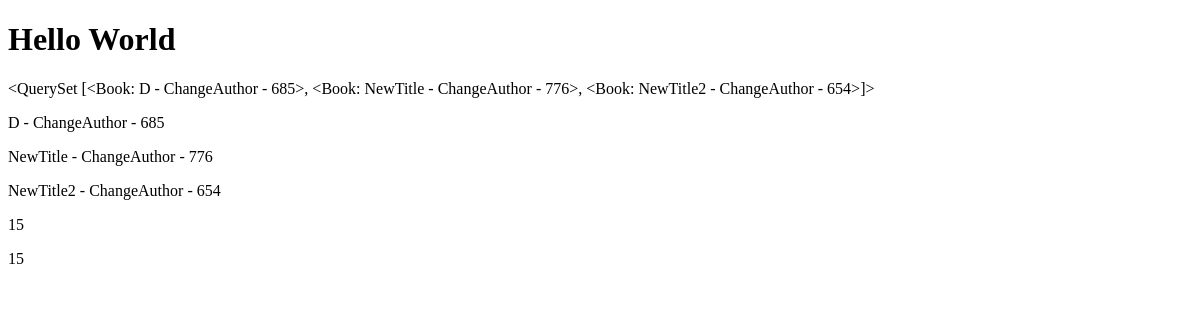
Before: / with the older database file.
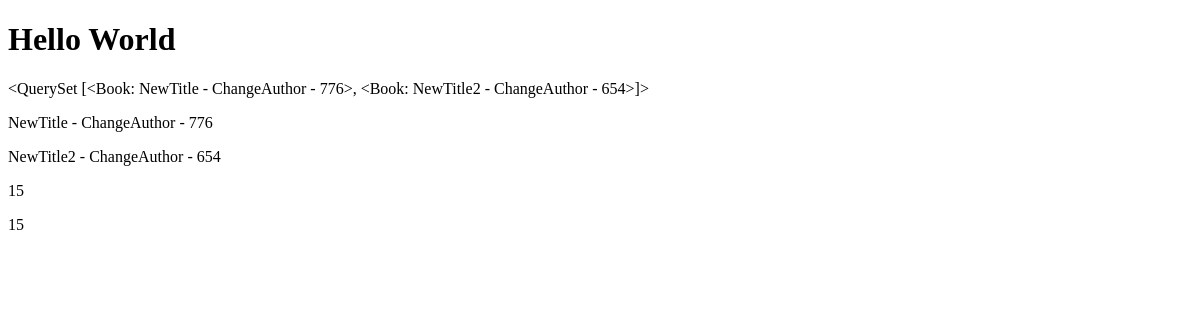
After: the same page with the newer database file.
### app/models.py (models this page shows)
class Book(models.Model):
    title = models.CharField(max_length=255)
    author = models.CharField(max_length=255)
    pages = models.PositiveIntegerField()
    def __str__(self):
        return f'{self.title} - {self.author} - {self.pages}'

### app/views.py (the view)
# urls.py: path('', start_project),
def start_project(request):
    book = Book.objects.all()
    context = {'book_list' : book, 'var1' : 15}
    return render(request, 'index.html', context=context)

### templates/index.html (shortened to what this page needs)
<!DOCTYPE html>
<html lang="en">
<head>
</head>
<body>
    <h1>Hello World</h1>
    <p>{{ book_list }}</p>
    {% for book in book_list %}
        <p>{{book}}</p>
    {% endfor %}
    <p>{{ var1 }}</p>
    {% if var1 > 10 %}
        <p>{{ var1 }}</p>
    {% else %}
        <p>Некорректное значение</p>
    {% endif %}
</body>
</html>

Changed rows visible on the page:
removed Book: title+author+pages "<QuerySet [<Book: D - ChangeAuthor - 685>, <Book: NewTitle - ChangeAuthor - 776>, <Book: NewTitle2 - ChangeAuthor - 654>]>", title+author+pages "D - ChangeAuthor - 685"
Other visible differences:
{{ book_list }}: "<QuerySet [<Book: D - ChangeAuthor - 685>, <Book: NewTitle - ChangeAuthor - 776>, <Book: NewTitle2 - ChangeAuthor - 654>]>" → "<QuerySet [<Book: NewTitle - ChangeAuthor - 776>, <Book: NewTitle2 - ChangeAuthor - 654>]>"
